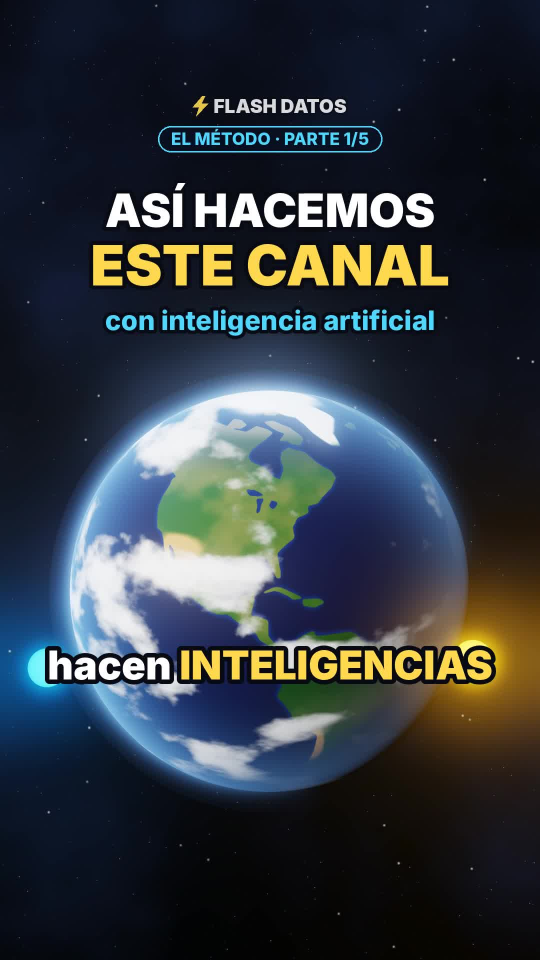
#> input picture videos/12-metodo-parte-1/portada.jpg, 1080 x 1920 px (shown at 1/2 size)
$ python -i escena.py   (imports and definitions only)
#> lines starting #> are read from the running program, lines starting #| are printed output that depends on the picture
### motor/noise.py
import numpy as np
rng = np.random.default_rng(7)
PERM = rng.permutation(256)
P = np.concatenate([PERM, PERM]).astype(np.int64)
VALS = rng.random(256)


def _hash(ix, iy, iz):
    return VALS[P[P[P[ix & 255] + (iy & 255)] + (iz & 255)]]


def vnoise(x, y, z):
    xi, yi, zi = np.floor(x).astype(np.int64), np.floor(y).astype(np.int64), np.floor(z).astype(np.int64)
    xf, yf, zf = x - xi, y - yi, z - zi
    u, v, w = xf * xf * (3 - 2 * xf), yf * yf * (3 - 2 * yf), zf * zf * (3 - 2 * zf)
    c000 = _hash(xi, yi, zi); c100 = _hash(xi + 1, yi, zi)
    c010 = _hash(xi, yi + 1, zi); c110 = _hash(xi + 1, yi + 1, zi)
    c001 = _hash(xi, yi, zi + 1); c101 = _hash(xi + 1, yi, zi + 1)
    c011 = _hash(xi, yi + 1, zi + 1); c111 = _hash(xi + 1, yi + 1, zi + 1)
    x00 = c000 + u * (c100 - c000); x10 = c010 + u * (c110 - c010)
    x01 = c001 + u * (c101 - c001); x11 = c011 + u * (c111 - c011)
    y0 = x00 + v * (x10 - x00); y1 = x01 + v * (x11 - x01)
    return y0 + w * (y1 - y0)


def fbm(x, y, z, octaves=5, lac=2.0, gain=0.5, seed=0.0):
#> called with octaves = 5, lac = 2, gain = 0.5, seed = 1212
    tot, amp, norm, f = 0.0, 1.0, 0.0, 1.0
    for o in range(octaves):
        off = seed * 17.31 + o * 31.7
        tot = tot + amp * vnoise(x * f + off, y * f - off * 0.7, z * f + off * 1.3)
        norm += amp; amp *= gain; f *= lac
    return tot / norm


def smooth(a, b, x):
    t = np.clip((x - a) / (b - a), 0, 1)
    return t * t * (3 - 2 * t)


def mix(a, b, t):
    t = t[..., None]
    return np.asarray(a) * (1 - t) + np.asarray(b) * t

### videos/12-metodo-parte-1/escena.py
"""Flash Datos · video 12 · Serie "El método", parte 1: el primer mensaje.

La Tierra al centro con cuatro nodos de luz en órbita (las IAs que después se conectan),
el primer mensaje escrito en una burbuja de chat, el descarte de los videos para niños,
el nacimiento del logo, los cinco pasos del flujo y el adelanto de la parte 2.

Uso:
  python3 escena.py info
  python3 escena.py test 1 5 12 ...
  python3 escena.py chunk <ini> <fin> <out>
"""
import json, math, os, subprocess, sys
import numpy as np
from PIL import Image, ImageDraw, ImageFont
from scipy.ndimage import gaussian_filter, zoom as ndzoom

BASE = os.path.dirname(os.path.abspath(__file__))
W, H, FPS = 1080, 1920, 30
TY = math.tan(math.radians(20)); TX = TY * W / H
PIX = 2 * TY / H

xs = ((np.arange(W) + 0.5) / W * 2 - 1) * TX
ys = (1 - (np.arange(H) + 0.5) / H * 2) * TY
DX, DY = np.meshgrid(xs, ys)
NRM = np.sqrt(DX * DX + DY * DY + 1)
DIRS = np.stack([DX / NRM, DY / NRM, -1 / NRM], axis=-1)

# [1 line not run here, left out]


def lin(c):
    return np.asarray(c, dtype=np.float32) ** 2.2


# [1 line not run here, left out]
# [1 line that did not run here, left out]


# [12 lines left out: function sample, not called in this run]


def smooth(a, b, x):
    t = np.clip((x - a) / (b - a), 0, 1)
    return t * t * (3 - 2 * t)


# ---------------- fondo: estrellas y una nebulosa azul-violeta (distinta a la del video 01) ----------------
def make_background():
    rng = np.random.default_rng(12)
    bg = np.zeros((H, W, 3), np.float32)
    n = 1800
    x = rng.integers(0, W, n); y = rng.integers(0, H, n)
    inten = 0.025 + 0.45 * rng.random(n) ** 7
    tint = rng.random(n)
    col = np.stack([0.80 + 0.2 * tint, 0.86 + 0.06 * tint, 1.0 - 0.25 * tint], -1)
    np.add.at(bg, (y, x), col * inten[:, None])
    bg = gaussian_filter(bg, (0.6, 0.6, 0))
    big = np.zeros_like(bg)
    m = 50
    bx = rng.integers(0, W, m); by = rng.integers(0, H, m)
    np.add.at(big, (by, bx), np.array([1.0, 0.95, 0.9]) * (1.5 + 3 * rng.random(m))[:, None])
    bg += gaussian_filter(big, (1.3, 1.3, 0))
    from noise import fbm
    gy, gx = np.mgrid[0:120, 0:68] / 36.0
    neb = fbm(gx, gy, np.full_like(gx, 1.9), 5, seed=1212)
    neb = ndzoom(neb, (H / 120, W / 68), order=1)
    neb = np.clip((neb - 0.42) * 2.4, 0, 1) ** 1.5
    bg += neb[..., None] * np.array([0.012, 0.022, 0.060], np.float32)
    return bg


BG = make_background()

# ---------------- cuerpos ----------------
R_ORB = 1.32
TILT = math.radians(16)
NODE_COLS = [(1.0, 0.82, 0.25), (0.25, 0.80, 1.0), (1.0, 0.42, 0.62), (0.55, 1.0, 0.45)]


# [10 lines left out: functions rot_y, rot_x, not called in this run]


def latlon(v):
    return np.arcsin(np.clip(v[..., 1], -1, 1)), np.arctan2(v[..., 0], v[..., 2])


def node_angle(t):
    return 0.42 * t + 0.9 * max(0.0, min(t, PA1) - PL0)


# [81 lines left out: functions node_pos, bodies, shade, draw_sphere, not called in this run]


def bloom(img):
    small = img[::4, ::4]
    br = np.clip(small - 0.9, 0, None)
    g = gaussian_filter(br, (5, 5, 0)) * 0.55 + gaussian_filter(br, (22, 22, 0)) * 0.85 + gaussian_filter(br, (60, 60, 0)) * 0.5
    return img + ndzoom(g, (4, 4, 1), order=1)[:H, :W]


# [10 lines left out: functions tonemap, project, not called in this run]


# ---------------- línea de tiempo ----------------
# [1 line not run here, left out]
# [1 line that did not run here, left out]
# [1 line that did not run here, left out]
# [1 line that did not run here, left out]
# [1 line that did not run here, left out]
# [1 line that did not run here, left out]
# [1 line that did not run here, left out]
# [1 line that did not run here, left out]
# [1 line that did not run here, left out]
# [1 line that did not run here, left out]
# [1 line that did not run here, left out]
# [1 line that did not run here, left out]
# [1 line that did not run here, left out]
# [1 line that did not run here, left out]
# [1 line that did not run here, left out]


def wtime(seg, idx):
    """Momento aproximado de la palabra número idx del segmento (por peso de letras)."""
    words = SEG[seg]["say"].split()
    wts = [len(w) + 1 + (3 if w[-1] in ".,:…?" else 0) for w in words]
    t0, t1 = SEG[seg]["t0"], SEG[seg]["t1"]
    return t0 + (t1 - t0) * sum(wts[:idx]) / sum(wts)


# pasos: "Investigar, escribir, poner la voz, animar y publicar en tres redes, y que nosotros solo diéramos el sí."
# [1 line that did not run here, left out]
# [1 line that did not run here, left out]
STEPS = ["INVESTIGAR", "ESCRIBIR", "PONER LA VOZ", "ANIMAR EN 3D", "PUBLICAR"]


def ease(s):
    s = min(max(s, 0.0), 1.0)
    return s * s * s * (s * (6 * s - 15) + 10)


def ease_out(s):
    s = min(max(s, 0.0), 1.0)
    return 1 - (1 - s) ** 3


def lerp(a, b, s):
    return a + (b - a) * s


# [13 lines left out: function camera, not called in this run]


# ---------------- texto ----------------
FD = os.path.join(BASE, "fonts", "")
_fc = {}


# [5 lines left out: function font, not called in this run]


YELLOW = (255, 216, 77); CYAN = (79, 216, 255); WHITE = (255, 255, 255); RED = (255, 84, 84)
INK = (8, 10, 20)


def txt(d, xy, s, size, col, A, face="Inter-Black.otf", stroke=8, anchor="mm"):
    d.text(xy, s, font=font(face, size), fill=col + (A,), anchor=anchor, stroke_width=stroke, stroke_fill=INK + (A,))


# [15 lines left out: function groups_for_part, not called in this run]


CAPS = []
# [6 lines not run here, left out]


def is_hl(w):
    raw = w.strip(".,:…?¿!¡()")
    return any(ch.isdigit() for ch in raw) or (raw.isupper() and len(raw) > 1)


# [28 lines left out: functions draw_caption, fade, not called in this run]


def bolt(cx, cy, s):
    pts = [(0.58, 0.0), (0.12, 0.56), (0.44, 0.56), (0.30, 1.0), (0.88, 0.38), (0.55, 0.38), (0.74, 0.0)]
    return [(cx + (px - 0.5) * s, cy + (py - 0.5) * s) for px, py in pts]


# [34 lines left out: functions draw_watermark, badge, wrap, not called in this run]


PROMPT = "Queremos un canal de ciencia y tecnología, con animaciones 3D y sonidos originales."


# [71 lines left out: functions draw_bubble, draw_kids, draw_logo, draw_plan, not called in this run]


def check(d, cx, cy, s, col, A):
    d.line([(cx - 0.5 * s, cy), (cx - 0.15 * s, cy + 0.35 * s), (cx + 0.55 * s, cy - 0.4 * s)], fill=col + (A,), width=int(s * 0.22), joint="curve")


# [155 lines left out: functions draw_steps, draw_links, draw_inicio, draw_next, draw_endcard, flash_alpha and 3 more, not called in this run]


# [20 lines not run here, left out]

>>> import cv2
>>> picture = cv2.imread('portada.jpg', cv2.IMREAD_GRAYSCALE)
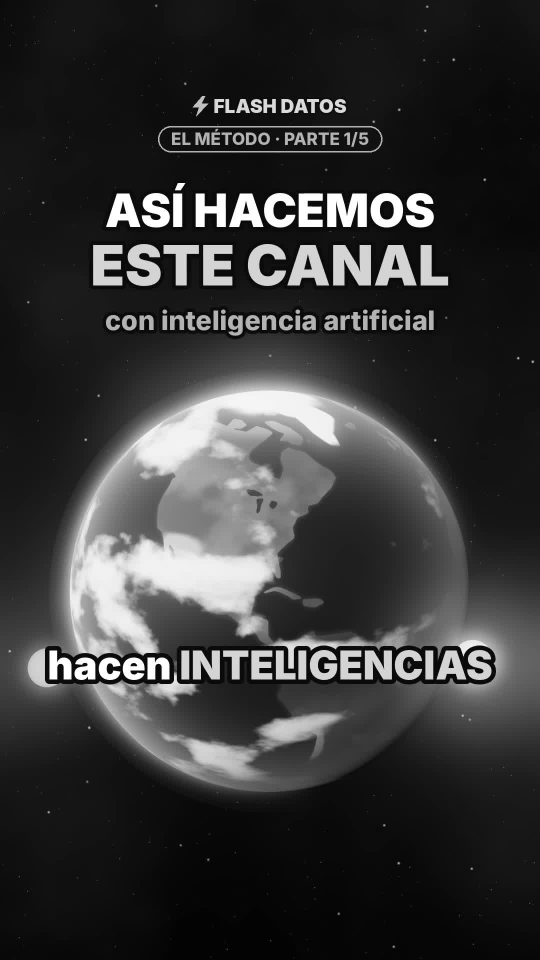
#> picture: shape (1920, 1080) (shown at 1/2 size); min 0, max 255, mean 55.3
>>> result = bloom(picture)
#> in bloom, `small = img[::4, ::4]`:
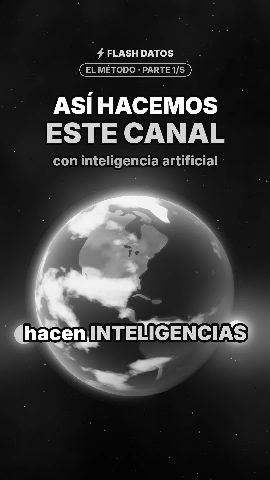
#> small: shape (480, 270); min 0, max 255, mean 55.2
#> (the run stopped early here; a loop or call above may not have finished)
